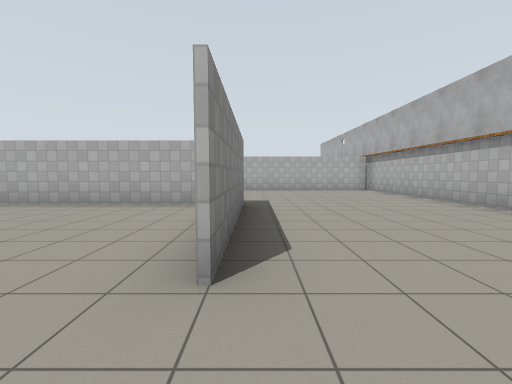
[1] (above)

14 first-person views from a walk through a robot-simulator world made for Gazebo. The camera is 1.2 m above the floor, tilts 4° down and sees 90° across. The floor is counted in squares, 2 m on a side. Each view is taken from the middle of a square. On the plan, view 1 faces up. The plan holds only what a view shows up to about 9 squares ahead; the rest is blank. The place goes on beyond the plan. Gazebo's built-in surfaces are drawn with simple patterns.

[2]
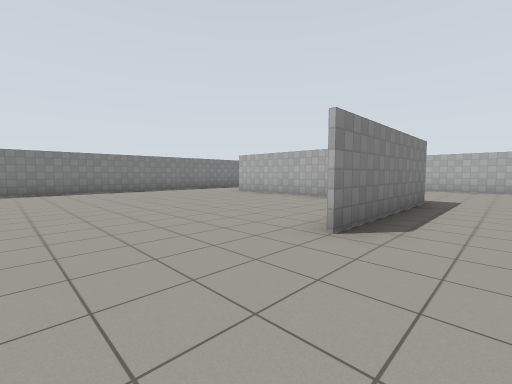

[3]
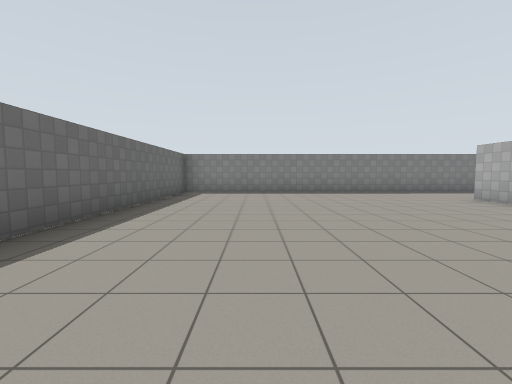

[4]
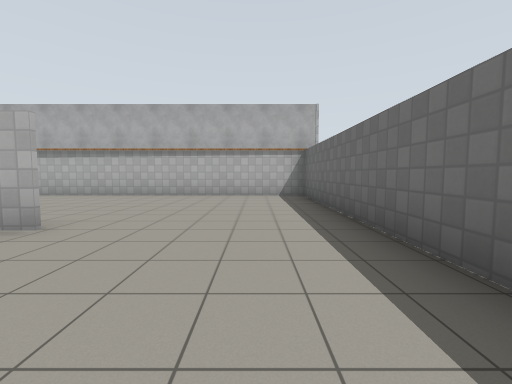

[5]
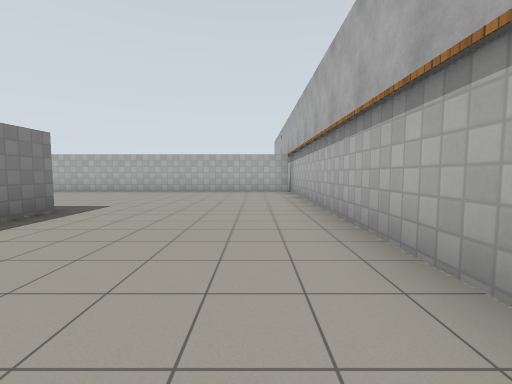

[6]
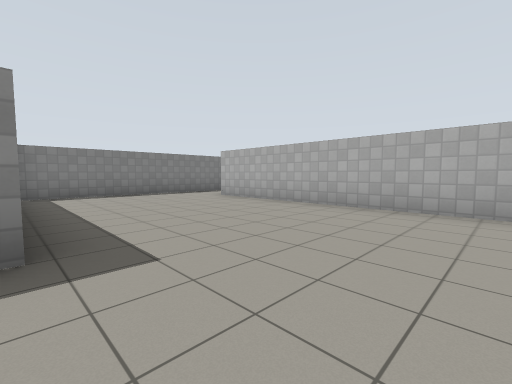

[7]
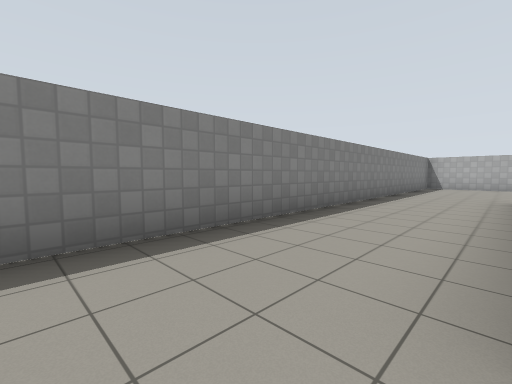

[8]
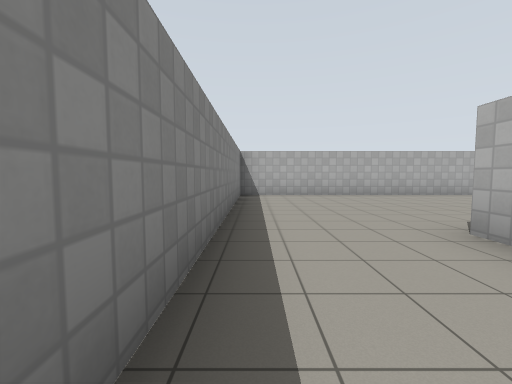

[9]
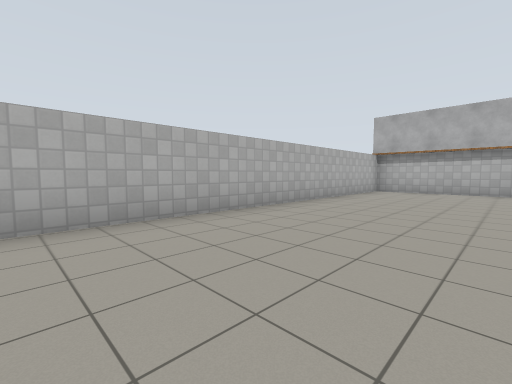

[10]
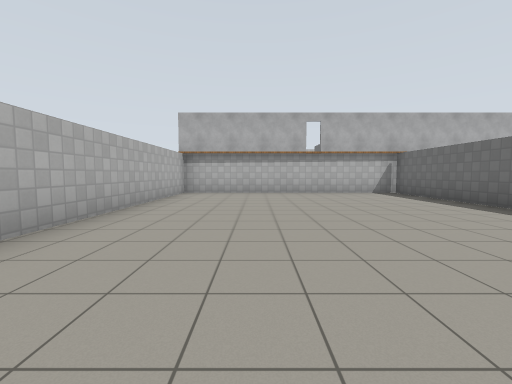

[11]
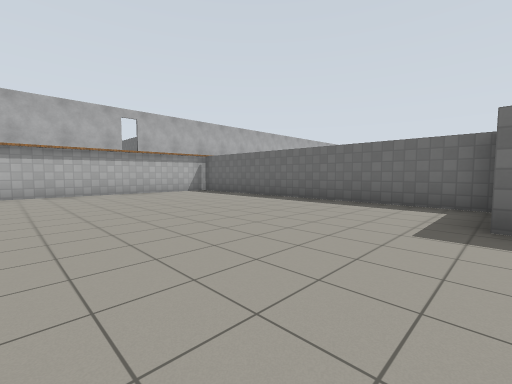

[12]
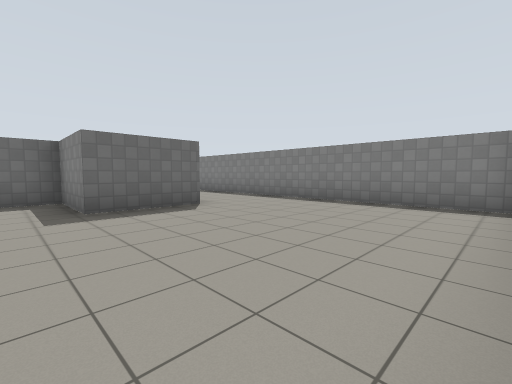

[13]
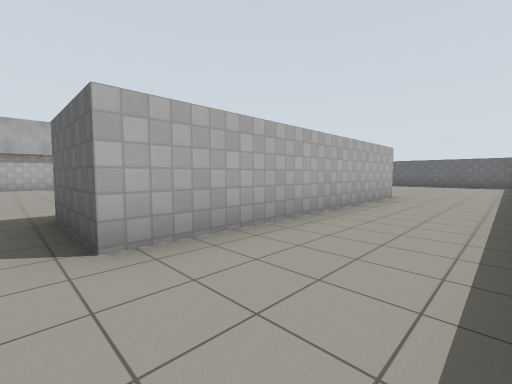

[14]
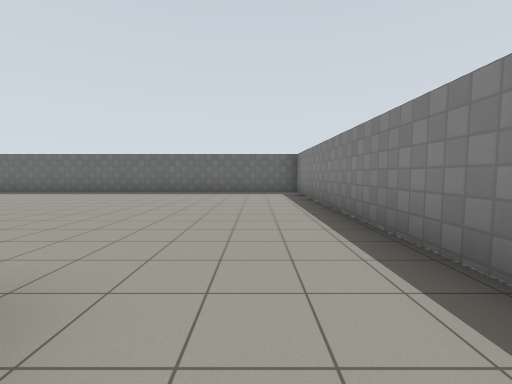

### Floor plan
Points are (right, up) in squares from view 1. A wall is a line through its corners. A room is listed if a view was taken in it or the views show most of it. See-through windows are left out.
Room 1 (views 1, 2, 3, 4, 5, 6, 7)
walls: (-0.3, 1.2) (-0.3, 1.8); (-1.1, 5) (-5.9, 5); (-0.2, 5.1) (-0.2, 1.2); (-8.3, 4.4) (-8.3, -2.3) (4.1, -2.3) (4.2, 10.1); (4.1, 9.5) (-4, 9.5); (-5.8, 10) (-5.8, 5.2)
ways out: opening at (-7.5, 5) to room 2
Room 2 (views 8, 9, 10, 11, 12, 13, 14)
walls: (4.2, 10.1) (4.2, 16.3) (-8.4, 16.3) (-8.3, 4.4); (-5.9, 5) (-5.9, 11.5) (-3.9, 11.5) (-3.9, 9.6) (4.1, 9.6)
ways out: opening at (-7.5, 5) to room 1; open door at (4, 12)

Positions as (right, up) in squares from view 1, and headings:
1: (0, 0), facing up
2: (1, -1), facing up-left
3: (0, 0), facing left
4: (-3, -1), facing right
5: (3, 1), facing up
6: (2, 5), facing up-left
7: (-6, 4), facing up-left
8: (-8, 9), facing up
9: (-5, 13), facing up-right
10: (-4, 14), facing right
11: (-4, 15), facing down-right
12: (-3, 16), facing down-left
13: (-8, 12), facing down-right
14: (-7, 6), facing down
